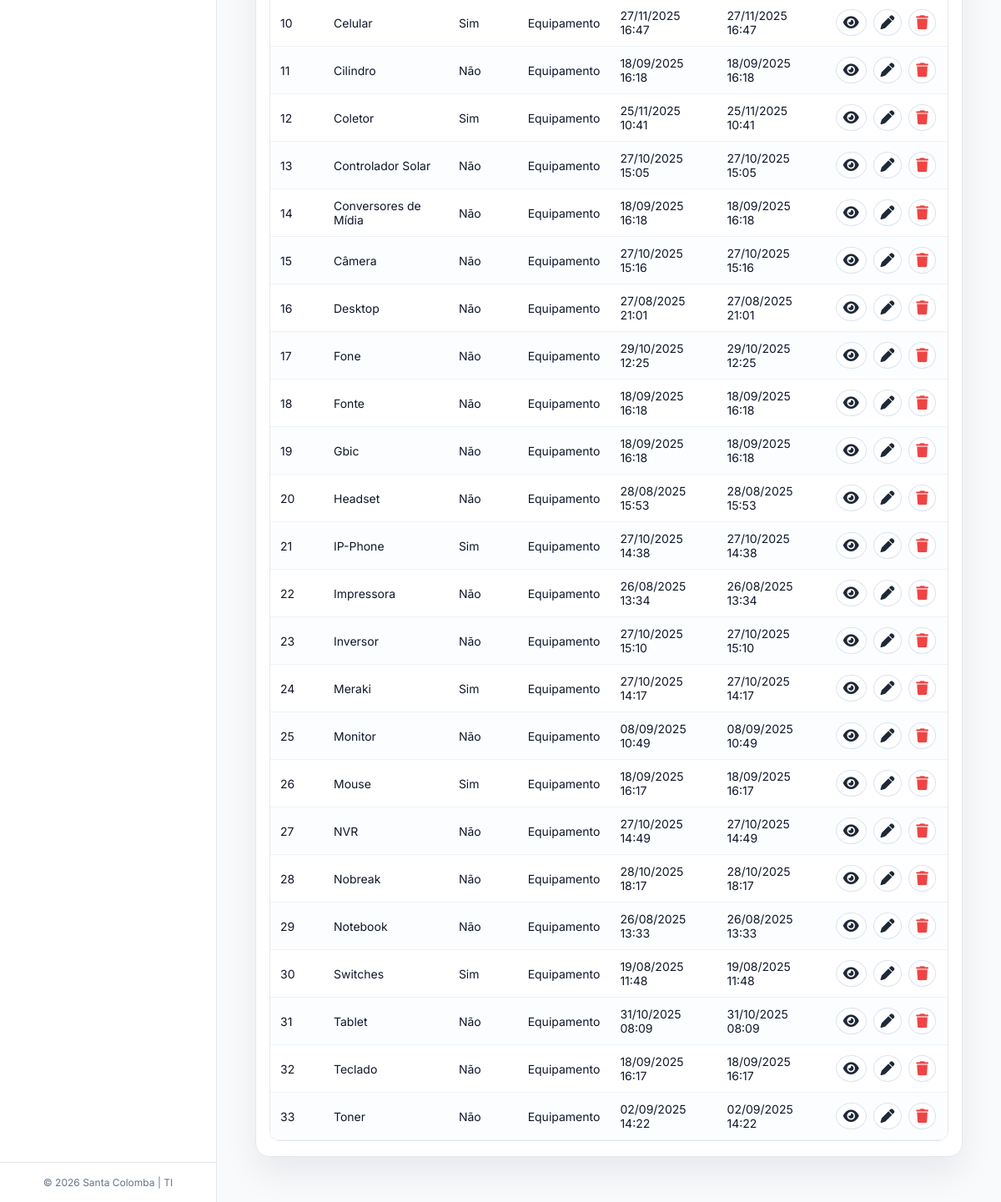
The app's page /subtipos/ (signed in, lower part), older data.
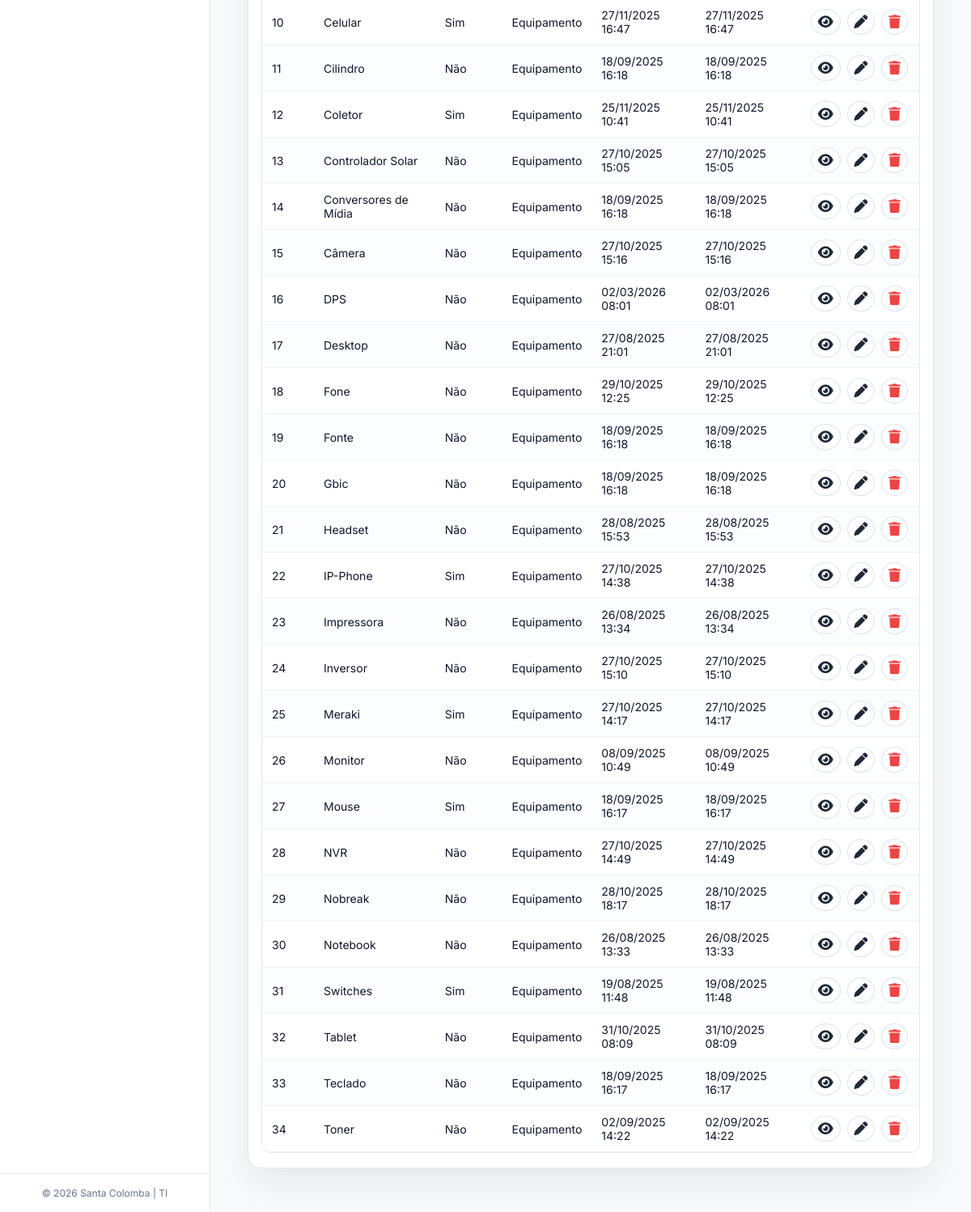
The same page, newer data.
### ProjetoEstoque/models.py (models this page shows, shortened)
class AuditModel(models.Model):
    criado_por = models.ForeignKey(User, related_name="%(class)s_criador", on_delete=models.SET_NULL, null=True)
    atualizado_por = models.ForeignKey(User, related_name="%(class)s_atualizador", on_delete=models.SET_NULL, null=True)
    created_at = models.DateTimeField(auto_now_add=True)
    updated_at = models.DateTimeField(auto_now=True)
    class Meta:
        abstract = True

class Subtipo(AuditModel):
    nome = models.CharField(max_length=100)
    alocado = models.CharField(max_length=3, choices=SimNaoChoices.choices)
    categoria = models.ForeignKey(Categoria, on_delete=models.CASCADE)

class Categoria(AuditModel):
    nome = models.CharField(max_length=100)

### ProjetoEstoque/views.py (the view)
# urls.py: path("subtipos/", views.subtipo_list, name="subtipo_list"),
@login_required
def subtipo_list(request):
    q = request.GET.get("q", "").strip()
    cat = request.GET.get("categoria", "").strip()
    alocado = request.GET.get("alocado", "").strip()
    qs = Subtipo.objects.select_related("categoria").order_by("categoria__nome", "nome")
    if q:
        qs = qs.filter(Q(nome__icontains=q) | Q(categoria__nome__icontains=q))
    if cat:
        qs = qs.filter(categoria__id=cat)
    if alocado:
        qs = qs.filter(alocado=alocado)
    context = {
        "subtipos": qs,
        "categorias": Categoria.objects.order_by("nome"),
        "alocado_choices": (("sim","Sim"),("nao","Não")),
        "request": request,  # para manter valores nos filtros
    }
    return render(request, "front/subtipo_list.html", context)

### ProjetoEstoque/templates/front/subtipo_list.html (shortened to what this page needs)
{% extends 'base.html' %}
{% block content %}
<link rel="stylesheet" href="https://cdnjs.cloudflare.com/ajax/libs/font-awesome/6.4.2/css/all.min.css"/>
<div class="page">
  <div class="panel">
    <div class="table-wrap">
      <table>
        <tbody>
          {% for obj in subtipos %}
          <tr>
            <td>{{ forloop.counter }}</td>
            <td>{{ obj.nome }}</td>
            <td>{{ obj.get_alocado_display }}</td>
            <td>{% if obj.categoria %}{{ obj.categoria.nome }}{% else %}-{% endif %}</td>
            <td>{{ obj.created_at|date:"d/m/Y H:i" }}</td>
            <td>{{ obj.updated_at|date:"d/m/Y H:i" }}</td>
            <td class="td-acoes">
              <a class="icon-btn" title="Detalhar" href="{% url 'subtipo_detail' obj.pk %}"><i class="fa fa-eye"></i></a>
              <a class="icon-btn" title="Editar" href="{% url 'subtipo_update' obj.pk %}"><i class="fa fa-pen"></i></a>
              <button class="icon-btn delete" title="Excluir"
                      onclick="openDeleteModal('{{ obj.pk }}','{{ obj.nome|escapejs }}')"><i class="fa fa-trash"></i></button>
            </td>
          </tr>
          {% empty %}
          <tr><td colspan="7" style="text-align:center;color:#64748b;padding:16px">Nenhum subtipo encontrado.</td></tr>
          {% endfor %}
        </tbody>
      </table>
    </div>
  </div>
</div>
{% endblock %}

Row changes from the older to the newer data that the page shows:
added Subtipo: nome "DPS", alocado "Não", categoria.nome "Equipamento", created_at "02/03/2026 08:01", updated_at "02/03/2026 08:01"
